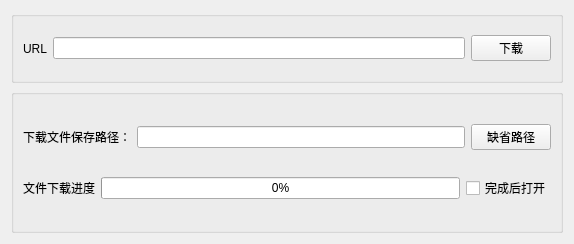
<?xml version="1.0" encoding="UTF-8"?>
<ui version="4.0">
 <class>Widget</class>
 <widget class="QWidget" name="Widget">
  <property name="geometry">
   <rect>
    <x>0</x>
    <y>0</y>
    <width>574</width>
    <height>244</height>
   </rect>
  </property>
  <property name="windowTitle">
   <string>Widget</string>
  </property>
  <layout class="QVBoxLayout" name="verticalLayout_2">
   <item>
    <widget class="QGroupBox" name="groupBox">
     <property name="sizePolicy">
      <sizepolicy hsizetype="Preferred" vsizetype="Expanding">
       <horstretch>0</horstretch>
       <verstretch>1</verstretch>
      </sizepolicy>
     </property>
     <property name="title">
      <string/>
     </property>
     <layout class="QHBoxLayout" name="horizontalLayout">
      <item>
       <widget class="QLabel" name="label">
        <property name="text">
         <string>URL</string>
        </property>
       </widget>
      </item>
      <item>
       <widget class="QLineEdit" name="lineEditUrl"/>
      </item>
      <item>
       <widget class="QPushButton" name="btnDownload">
        <property name="text">
         <string>下载</string>
        </property>
       </widget>
      </item>
     </layout>
    </widget>
   </item>
   <item>
    <widget class="QGroupBox" name="groupBox_2">
     <property name="sizePolicy">
      <sizepolicy hsizetype="Preferred" vsizetype="Expanding">
       <horstretch>0</horstretch>
       <verstretch>2</verstretch>
      </sizepolicy>
     </property>
     <property name="title">
      <string/>
     </property>
     <layout class="QVBoxLayout" name="verticalLayout">
      <item>
       <layout class="QHBoxLayout" name="horizontalLayout_2">
        <item>
         <widget class="QLabel" name="label_2">
          <property name="text">
           <string>下载文件保存路径：</string>
          </property>
         </widget>
        </item>
        <item>
         <widget class="QLineEdit" name="lineEditPath"/>
        </item>
        <item>
         <widget class="QPushButton" name="btnDefaultPath">
          <property name="text">
           <string>缺省路径</string>
          </property>
         </widget>
        </item>
       </layout>
      </item>
      <item>
       <layout class="QHBoxLayout" name="horizontalLayout_3">
        <item>
         <widget class="QLabel" name="label_3">
          <property name="text">
           <string>文件下载进度</string>
          </property>
         </widget>
        </item>
        <item>
         <widget class="QProgressBar" name="progressBar">
          <property name="value">
           <number>0</number>
          </property>
         </widget>
        </item>
        <item>
         <widget class="QCheckBox" name="checkBoxOpen">
          <property name="text">
           <string>完成后打开</string>
          </property>
         </widget>
        </item>
       </layout>
      </item>
     </layout>
    </widget>
   </item>
  </layout>
 </widget>
 <resources/>
 <connections/>
</ui>
